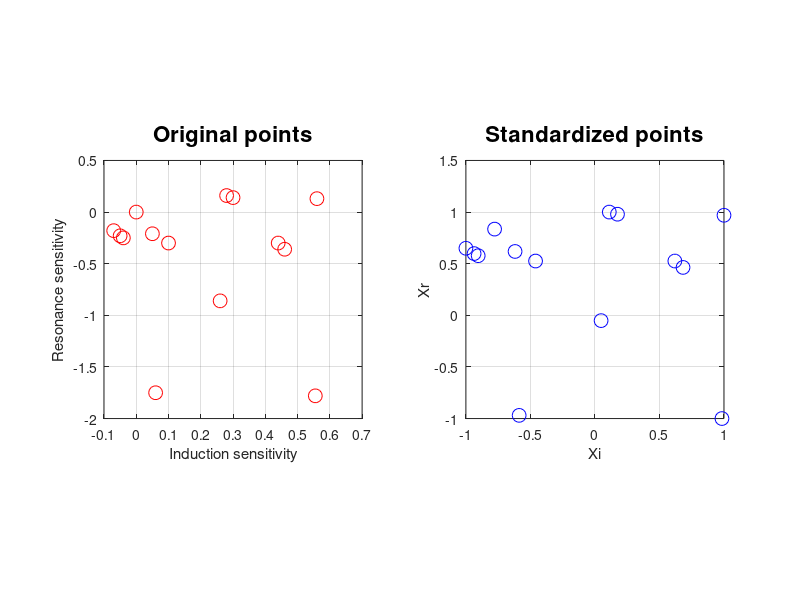

The MATLAB source for this figure: (Note: this script raises an error after producing the figure.)
%% exo 7

% 14 diferent experiments are planned for the Menchoutkin experience

% 	sI	sR     Amines
experiments = [
-0.07	-0.18  % tBu	
-0.05	-0.23  % Et	
-0.04	-0.25  % Me	
 0	     0     % H	
 0.05	-0.21  % Vinilo	
 0.06	-1.75  % NMe2	
 0.1	-0.3   % Phenyl	
 0.26	-0.86  % NHCoMe	
 0.555	-1.78  % Ome	
 0.28	 0.16  % CoMe	
 0.3	 0.14  % CO2Me	
 0.44	-0.3   % Br	
 0.46	-0.36  % Cl	
 0.56	 0.13 ]; % CN 

%% 1-Standardize the experiment
[Nexp,Nvar] = size(experiments);

% calculate the min and max
maxexp = max(experiments);
minexp = min(experiments);

% calculate the min and max
midrange = (maxexp - minexp)/2;
center = (maxexp + minexp)/2;

% compute the standardized matrix

experiments_std = (experiments-repmat(center,Nexp,1)) ./ repmat(midrange,Nexp,1);

figure(1)

% plot of the experience data
subplot(121)
plot(experiments(:,1),experiments(:,2),'ro','MarkerSize',10)
pbaspect([1 1 1])
grid on
title('Original points','FontWeight','bold','FontSize',16)
xlabel('Induction sensitivity')
ylabel('Resonance sensitivity')

subplot(122)
plot(experiments_std(:,1),experiments_std(:,2),'bo','MarkerSize',10)
pbaspect([1 1 1])
grid on
title('Standardized points','FontWeight','bold','FontSize',16)
xlabel('Xi')
ylabel('Xr')


%% 2- built matrix model for the linear model, linear with interactions and
% second degree model

% coefficients of the model
coef=[1 0;2 0;1 2;1 1; 2 2];

% model matrices
model_linear = matmod(experiments_std,coef(1:2,:),1);
model_interaction = matmod(experiments_std,coef(1:3,:),1);
model_quadratic = matmod(experiments_std,coef,1);

%% 3- compute the dispersion matrix, the correlation matric, the VIF, the
% variance function for the 3 models and analyse your results
% dispersion matrices

disp_linear = inv(model_linear'* model_linear);
disp_interaction = inv(model_interaction'* model_interaction);
disp_quadratic = inv(model_quadratic'* model_quadratic);

% bar chart of the dispertion matrix
figure(2)
subplot(221)
bar3(disp_linear,'r')
pbaspect([4 4 1])
labels={'ao';'a1';'a2'};
set(gca, 'XTickLabel',labels,'YTickLabel',labels)
title('Linear','FontWeight','bold','FontSize',16)

subplot(222)
bar3(disp_interaction,'b')
pbaspect([4 4 1])
labels={'ao';'a1';'a2';'a12'};
set(gca, 'XTickLabel',labels,'YTickLabel',labels)
title('With interactions','FontWeight','bold','FontSize',16)

subplot(223)
bar3(disp_quadratic,'b')
pbaspect([4 4 1])
labels={'ao';'a1';'a2';'a12';'a11';'a22'};
set(gca, 'XTickLabel',labels,'YTickLabel',labels)
title('Quadratic','FontWeight','bold','FontSize',16)

%%  Results of the experiments

results = [
12	% tBu
11	% Et
12	% Me
11	% H
13	% Vinilo
11	% NMe2
12	% Phenyl
100	% NHCoMe
112	% Ome
11	% CoMe
13	% CO2Me
11	% Br
11	% Cl
11];	% CN 

%% 4- fit the results on the 3 models 

effect_linear = disp_linear * (model_linear' * results);
effect_interaction = disp_interaction * (model_interaction' * results);
effect_quadratic = disp_quadratic * (model_quadratic' * results);

% compute the residues
residue_linear = results - (model_linear * effect_linear);
residue_interaction = results - (model_interaction * effect_interaction);
residue_quadratic = results - (model_quadratic * effect_quadratic);

% compute the experimental variances
sigma_sq_linear = residue_linear' * residue_linear;
sigma_sq_interaction = residue_interaction' * residue_interaction;
sigma_sq_quadratic = residue_quadratic' * residue_quadratic;

% 90% bilateral Confidence interval estimation
alfa= .90 + (1-.90)/2;
CI_linear = tinv(alfa,Nexp-2)*sqrt(diag(disp_linear)*sigma_sq_linear);
CI_interaction = tinv(alfa,Nexp-2)*sqrt(diag(disp_interaction)*sigma_sq_interaction);
CI_quadratic = tinv(alfa,Nexp-2)*sqrt(diag(disp_quadratic)*sigma_sq_quadratic);

%% bar chart of the effects and CI

figure(3)
subplot(311)
errorbar(effect_linear,CI_linear,'dr',...
    'MarkerSize',10,...
    'MarkerEdgeColor','k',...
    'MarkerFaceColor',[.49 1 .63])
xlim([0 6.5])
grid on
labels={'ao';'a1';'a2';'a12';'a11';'a22'};
set(gca, 'XTickLabel',labels)
title('Linear effects and 90% confidence intervals','FontWeight','bold','FontSize',16)
xlabel('Coefficients')
ylabel('ai')

subplot(312)
errorbar(effect_interaction,CI_interaction,'dr',...
    'MarkerSize',10,...
    'MarkerEdgeColor','k',...
    'MarkerFaceColor',[.49 1 .63])
xlim([0 6.5])
grid on
set(gca, 'XTickLabel',labels)
title('Interaction effects and 90% confidence intervals','FontWeight','bold','FontSize',16)
xlabel('Coefficients')
ylabel('ai')

subplot(313)
errorbar(effect_quadratic,CI_quadratic,'dr',...
    'MarkerSize',10,...
    'MarkerEdgeColor','k',...
    'MarkerFaceColor',[.49 1 .63])
xlim([0 6.5])
grid on
set(gca, 'XTickLabel',labels)
title('quadratic effects and 90% confidence intervals','FontWeight','bold','FontSize',16)
xlabel('Coefficients')
ylabel('ai/ao')

%% bar chart of the relative effects
figure(4)
subplot(311)
bar(effect_linear/effect_linear(1),'r')
xlim([0 6.5])
labels={'ao';'a1';'a2';'a12';'a11';'a22'};
set(gca, 'XTickLabel',labels)
title('Linear effect','FontWeight','bold','FontSize',16)
xlabel('Coefficients')
ylabel('ai/ao')

subplot(312)
bar(effect_interaction/effect_interaction(1),'r')
xlim([0 6.5])
set(gca, 'XTickLabel',labels)
title('Interaction effect','FontWeight','bold','FontSize',16)
xlabel('Coefficients')
ylabel('ai/ao')

subplot(313)
bar(effect_quadratic/effect_quadratic(1),'r')
xlim([0 6.5])
set(gca, 'XTickLabel',labels)
title('Linear effect','FontWeight','bold','FontSize',16)
xlabel('Coefficients')
ylabel('ai/ao')

%% bar chart of the residuals
figure(5)
subplot(311)
bar(residue_linear,'g')
title('Residuals for the linear model','FontWeight','bold','FontSize',16)
xlabel('Runs')
ylabel('Residuals')

subplot(312)
bar(residue_interaction,'g')
title('Residuals for the model with interactions','FontWeight','bold','FontSize',16)
xlabel('Runs')
ylabel('Residuals')

subplot(313)
bar(residue_quadratic,'g')
title('Residuals for the quadratic model','FontWeight','bold','FontSize',16)
xlabel('Runs')
ylabel('Residuals')


%% plot of the function as surface response

% linear model
xx = -1:.25:1; % define step on the axis
[XX,YY] = meshgrid(xx); % built the grid

surface_lin = effect_linear(1)+ effect_linear(2)*XX+ effect_linear(3)*YY;
surface_interaction = effect_interaction(1)+ effect_interaction(2)*XX +...
    effect_interaction(3)*YY + effect_interaction(3)* XX .*YY;
surface_quadratic = effect_quadratic(1)+ effect_quadratic(2)*XX +...
    effect_quadratic(3)*YY + effect_quadratic(3)* XX .*YY ...
    + effect_quadratic(4)* XX .*XX + effect_quadratic(4)* YY .*YY;

% surface plot
figure(6)
subplot(3,1,1)
surf(xx,xx,surface_lin)
pbaspect([3 3 1])
title('Linear function','FontWeight','bold','FontSize',16)
xlabel('x')
ylabel('y')
zlabel('R')

hold on
plot3(experiments_std(:,1),experiments_std(:,2),results,'o',...
    'MarkerSize',8,...
    'MarkerEdgeColor','k',...
    'MarkerFaceColor','r')
hold off

subplot(3,1,2)
surf(xx,xx,surface_interaction)
pbaspect([3 3 1])
title('Linear function with interactions','FontWeight','bold','FontSize',16)
xlabel('x')
ylabel('y')
zlabel('R')

hold on
plot3(experiments_std(:,1),experiments_std(:,2),results,'o',...
    'MarkerSize',8,...
    'MarkerEdgeColor','k',...
    'MarkerFaceColor','r')
hold off

subplot(3,1,3)
surf(xx,xx,surface_quadratic)
pbaspect([3 3 1])
title('2nd degree function','FontWeight','bold','FontSize',16)
xlabel('x')
ylabel('y')
zlabel('R')

hold on
plot3(experiments_std(:,1),experiments_std(:,2),results,'o',...
    'MarkerSize',8,...
    'MarkerEdgeColor','k',...
    'MarkerFaceColor','r')
hold off

%% measurement vs model
figure(7)

plot(results,model_linear*effect_linear,'*r',...
    results,model_interaction*effect_interaction,'og',...
    results,model_quadratic*effect_quadratic,'vb')
grid
title('measurements vs model','FontWeight','bold','FontSize',16)
xlabel('x')
ylabel('y')
legend('linear','interaction','quadratic')

%% Elimination loop for the linear model with interactions

Xnew = model_interaction;

determinant = zeros(1,8);

for j=1:8,
    [Xnew,S_sorted,I,determinant(j)]=detselect(Xnew,model_interaction,1);

    disp_new = inv(Xnew'*Xnew); % compute the matrix of dispersion
    xx = -1:.2:1; % define step on the axis
    [XX,YY] = meshgrid(xx); % built the grid
    XXX = reshape(XX,11*11,1);
    YYY = reshape(YY,11*11,1);
    fxy = matmod([XXX YYY],coef(1:3,:),1); % compute the model coordinates

    % compute the variance value for each point of the space
    var_col = zeros(1,121); % Pre-allocate
    
        for i=1:121,
           
             var_col(i) = fxy(i,:)* disp_new *(fxy(i,:))'; 
            
        end

    var_mat = reshape(var_col,11,11);

    figure(8)
    subplot(3,3,j)
    surf(xx,xx,1./var_mat)

    hold on
    plot(Xnew(:,2),Xnew(:,3),'or') % place experimental points
    hold off
    axis([-1 1 -1 1 0 12])
    title('Information function','FontWeight','bold','FontSize',16)
    xlabel('x')
    ylabel('y')
    zlabel('I(Y)/sigma')

    figure(9)
    subplot(3,3,j)
    surf(xx,xx,var_mat)

    hold on
    plot(Xnew(:,2),Xnew(:,3),'or') % place experimental points
    hold off
    axis([-1 1 -1 1 0 2])
    title('Variance function','FontWeight','bold','FontSize',16)
    xlabel('x')
    ylabel('y')
    zlabel('var(Y)/sigma')
    
    
   void=input('press enter to continue');
end

figure(8)
subplot(339)
bar(determinant)
title('Determinant Evolution ','FontWeight','bold','FontSize',16)
xlabel('Number of eliminated experiments')
ylabel('Det inv(X''X)')

%% 6- perform an ANOVA analysis of the 3 models
disp('ANOVA linear model')
[~,~,~,~,~,p_linear]= anova_fact(experiments_std,results,coef(1:2,:),1);
disp('ANOVA linear model with interactions')
[~,~,~,~,~,p_interaction]= anova_fact(experiments_std,results,coef(1:3,:),1);
disp('ANOVA segond degree model')
[~,~,~,~,~,p_quadratic]= anova_fact(experiments_std,results,coef,1);
 
% bar chart of the probabilities
figure(10)
subplot(311)
bar(p_linear,'g')
xlim([0 6.5])
ylim([0 0.15])
labels={'ao';'a1';'a2';'a12';'a11';'a22'};
set(gca, 'XTickLabel',labels)
title('p values for the linear model','FontWeight','bold','FontSize',16)
xlabel('Coefficients')
ylabel('p')

subplot(312)
bar(p_interaction,'g')
xlim([0 6.5])
ylim([0 0.15])
set(gca, 'XTickLabel',labels)
title('p values for the model with interactions','FontWeight','bold','FontSize',16)
xlabel('Coefficients')
ylabel('p')

subplot(313)
bar(p_quadratic,'g')
xlim([0 6.5])
ylim([0 0.15])
set(gca, 'XTickLabel',labels)
title('p values for the quadratic model','FontWeight','bold','FontSize',16)
xlabel('Coefficients')
ylabel('p')




